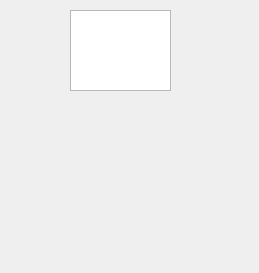
<?xml version="1.0" encoding="UTF-8"?>
<ui version="4.0">
 <class>CaseWidget</class>
 <widget class="QWidget" name="CaseWidget">
  <property name="geometry">
   <rect>
    <x>0</x>
    <y>0</y>
    <width>259</width>
    <height>273</height>
   </rect>
  </property>
  <property name="windowTitle">
   <string>Form</string>
  </property>
  <widget class="QGraphicsView" name="graphicsView">
   <property name="geometry">
    <rect>
     <x>70</x>
     <y>10</y>
     <width>101</width>
     <height>81</height>
    </rect>
   </property>
  </widget>
  <widget class="QLabel" name="label">
   <property name="geometry">
    <rect>
     <x>48</x>
     <y>134</y>
     <width>151</width>
     <height>111</height>
    </rect>
   </property>
   <property name="text">
    <string/>
   </property>
  </widget>
 </widget>
 <resources/>
 <connections/>
</ui>
